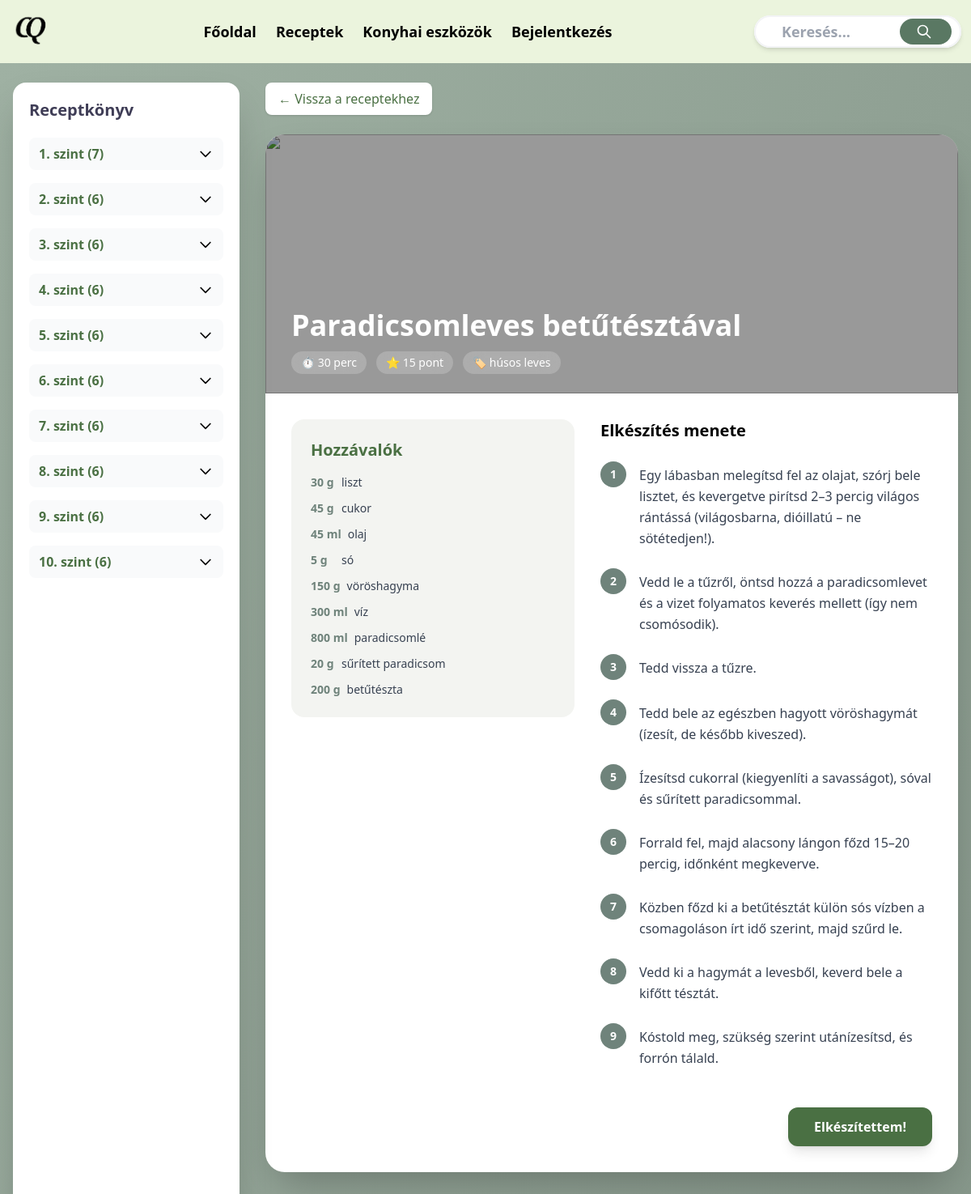
The page /views/receptek/receptek.php?id=18 on the database its author committed.
### tables this page shows
CREATE TABLE `recept` (
  `ReceptID` int(11) NOT NULL,
  `Nev` varchar(150) NOT NULL,
  `Kep` varchar(255) NOT NULL,
  `ElkeszitesiIdo` time NOT NULL,
  `NehezsegiSzintID` int(11) NOT NULL,
  `BegyujthetoPontok` int(11) NOT NULL,
  `Adag` int(11) NOT NULL,
  `Elkeszitesi_leiras` text NOT NULL,
  `ElkeszitesiModID` int(11) NOT NULL,
  `ArkategoriaID` int(11) NOT NULL,
  `AlkategoriaID` int(11) DEFAULT NULL,
  `Kaloria` decimal(6,2) NOT NULL
);

CREATE TABLE `nehezsegiszint` (
  `NehezsegiSzintID` int(11) NOT NULL,
  `Szint` int(11) NOT NULL
);

CREATE TABLE `alkategoria` (
  `AlkategoriaID` int(11) NOT NULL,
  `KategoriaID` int(11) NOT NULL,
  `Alkategoria` varchar(255) NOT NULL
);

CREATE TABLE `recept_hozzavalo` (
  `ReceptID` int(11) NOT NULL,
  `HozzavaloID` int(11) NOT NULL,
  `Mennyiseg` decimal(10,2) NOT NULL,
  `MertekegysegID` int(11) NOT NULL
);

CREATE TABLE `mertekegyseg` (
  `MertekegysegID` int(11) NOT NULL,
  `Elnevezes` varchar(255) NOT NULL
);

CREATE TABLE `hozzavalo` (
  `HozzavaloID` int(11) NOT NULL,
  `Elnevezes` varchar(50) NOT NULL,
  `Kep` varchar(255) DEFAULT NULL
);

### views/receptek/receptek.php (the view, shortened to what this page needs)
<?php
include "../head.php";
$pdo = new PDO("mysql:host=localhost;dbname=cookquest;charset=utf8mb4", "root", "", [
    PDO::ATTR_ERRMODE => PDO::ERRMODE_EXCEPTION,
    PDO::ATTR_DEFAULT_FETCH_MODE => PDO::FETCH_ASSOC
]);
function formatIdo($ido_str)
{
    $parts = explode(':', $ido_str);
    $ora = (int)$parts[0];
    $perc = (int)$parts[1];
    if ($ora > 0) return "$ora óra" . ($perc > 0 ? " $perc perc" : "");
    if ($perc > 0) return "$perc perc";
    return "kevesebb mint 1 perc";
}
function formatMennyiseg($mennyiseg)
{
    if (floor($mennyiseg) == $mennyiseg) return (int)$mennyiseg;
    return rtrim(rtrim(number_format($mennyiseg, 2, '.', ''), '0'), '.');
}
$receptId = isset($_GET['id']) ? (int)$_GET['id'] : null;
$receptek = $pdo->query("
    SELECT
        r.ReceptID, r.Nev, r.Kep, r.ElkeszitesiIdo, r.BegyujthetoPontok,
        r.Elkeszitesi_leiras, n.Szint,
        kat.Kategoria AS FoKategoriaNev,
        alk.Alkategoria AS AlkategoriaNev,
        a.Arkategoria AS ArkategoriaNev
    FROM recept r
    INNER JOIN nehezsegiszint n ON r.NehezsegiSzintID = n.NehezsegiSzintID
    LEFT JOIN alkategoria alk ON r.AlkategoriaID = alk.AlkategoriaID
    LEFT JOIN kategoria kat ON alk.KategoriaID = kat.KategoriaID
    LEFT JOIN arkategoria a ON r.ArkategoriaID = a.ArkategoriaID
    ORDER BY n.Szint, r.Nev
")->fetchAll();
$receptekSzintekSzerint = [];
foreach ($receptek as $r) {
    $szint = $r['Szint'];
    if (!isset($receptekSzintekSzerint[$szint])) {
        $receptekSzintekSzerint[$szint] = [];
    }
    $receptekSzintekSzerint[$szint][] = $r;
}
$recept = null;
$hozzavalok = [];
if ($receptId) {
    $stmt = $pdo->prepare("
        SELECT
            r.*, n.Szint, a.Arkategoria AS ArkategoriaNev,
            kat.Kategoria AS FoKategoriaNev, alk.Alkategoria AS AlkategoriaNev
        FROM recept r
        JOIN nehezsegiszint n ON r.NehezsegiSzintID = n.NehezsegiSzintID
        LEFT JOIN arkategoria a ON r.ArkategoriaID = a.ArkategoriaID
        LEFT JOIN alkategoria alk ON r.AlkategoriaID = alk.AlkategoriaID
        LEFT JOIN kategoria kat ON alk.KategoriaID = kat.KategoriaID
        WHERE r.ReceptID = ?
    ");
    $stmt->execute([$receptId]);
    $recept = $stmt->fetch();
    $stmt = $pdo->prepare("
        SELECT
            h.Elnevezes, rh.Mennyiseg, m.Elnevezes AS Mertekegyseg
        FROM recept_hozzavalo rh
        JOIN hozzavalo h ON rh.HozzavaloID = h.HozzavaloID
        JOIN mertekegyseg m ON rh.MertekegysegID = m.MertekegysegID
        WHERE rh.ReceptID = ?
    ");
    $stmt->execute([$receptId]);
    $hozzavalok = $stmt->fetchAll();
}
?>
<main class="min-h-screen bg-gradient-to-br from-[#9FB1A3] to-[#7F8F83]">
    <div class="max-w-7xl mx-auto py-6 px-4">
        <div class="flex flex-col lg:flex-row lg:gap-8">
            <aside id="sidebar" class="fixed inset-y-0 left-0 z-40 w-80 bg-white shadow-2xl transform -translate-x-full lg:translate-x-0 lg:sticky lg:top-6 lg:h-[calc(100vh-1.5rem)] lg:w-[280px] lg:overflow-y-auto transition-transform duration-300 rounded-r-2xl lg:rounded-2xl">
                <div class="p-5">
                    <div class="flex items-center justify-between mb-5">
                        <h2 class="text-xl font-bold text-[#3F3D56]">Receptkönyv</h2>
                    </div>
                    <?php foreach ($receptekSzintekSzerint as $szint => $lista): ?>
                        <div class="mb-4">
                            <button class="w-full text-left flex items-center justify-between py-2 px-3 bg-gray-50 hover:bg-gray-100 rounded-lg transition szint-sav-cim">
                                <span class="font-semibold text-[#4A7043]"><?= $szint ?>. szint (<span class="szint-darab" data-szint="<?= $szint ?>"><?= count($lista) ?></span>)</span>
                                <svg class="w-5 h-5 transition-transform sav-nyil" fill="none" stroke="currentColor" viewBox="0 0 24 24">
                                    <path stroke-linecap="round" stroke-linejoin="round" stroke-width="2" d="M19 9l-7 7-7-7" />
                                </svg>
                            </button>
                        </div>
                    <?php endforeach; ?>
                </div>
            </aside>
            <section id="receptekTarolo" class="flex-1">
                <?php if (!$recept): ?>
                    <h1 class="text-4xl font-bold text-white mb-8">Receptek</h1>
                    <div id="nincsEredmeny" class="hidden bg-white rounded-2xl shadow-xl p-12 text-center">
                        <div class="text-6xl mb-4">🔍</div>
                        <h3 class="text-xl font-semibold text-gray-700">Nincs ilyen recept...</h3>
                    </div>
                    <?php foreach ($receptekSzintekSzerint as $szint => $lista): ?>
                        <div class="mb-16 szint-blokk" data-szint="<?= $szint ?>">
                            <h2 class="text-3xl font-bold text-white mb-6 border-b border-white/40 pb-3">
                                <?= $szint ?>. szint – <span class="szint-darab-fo" data-szint="<?= $szint ?>"><?= count($lista) ?></span> recept
                            </h2>
                            <div class="grid grid-cols-1 sm:grid-cols-2 lg:grid-cols-3 gap-6">
                                <?php foreach ($lista as $r): ?>
                                    <a href="receptek.php?id=<?= $r['ReceptID'] ?>"
                                        class="recept-kartya bg-white rounded-2xl shadow-xl overflow-hidden hover:-translate-y-1 transition block"
                                        data-recept-id="<?= $r['ReceptID'] ?>"
                                        data-nev="<?= mb_strtolower(htmlspecialchars($r['Nev'])) ?>"
                                        data-fokategoria="<?= htmlspecialchars($r['FoKategoriaNev'] ?? 'Nem kategorizált') ?>"
                                        data-alkategoria="<?= htmlspecialchars($r['AlkategoriaNev'] ?? 'Egyéb') ?>">
                                        <img src="<?= htmlspecialchars($r['Kep']) ?>" class="w-full h-48 object-cover">
                                        <div class="p-5">
                                            <div class="flex justify-between text-xs text-gray-500 mb-2 font-semibold">
                                                <span class="text-[#6F837B] uppercase"><?= htmlspecialchars($r['AlkategoriaNev'] ?? 'Egyéb') ?></span>
                                                <span>⭐ <?= $r['BegyujthetoPontok'] ?> pont</span>
                                            </div>
                                            <h2 class="text-lg font-bold mb-2 text-gray-800"><?= htmlspecialchars($r['Nev']) ?></h2>
                                            <div class="flex justify-between text-sm text-gray-600">
                                                <span>⏱ <?= formatIdo($r['ElkeszitesiIdo']) ?></span>
                                                <span>💰 <?= htmlspecialchars($r['ArkategoriaNev'] ?? 'Nincs') ?></span>
                                            </div>
                                        </div>
                                    </a>
                                <?php endforeach; ?>
                            </div>
                        </div>
                    <?php endforeach; ?>
                <?php else: ?>
                    <a href="receptek.php" class="inline-flex items-center gap-2 mb-6 px-4 py-2 bg-white rounded-lg shadow hover:bg-gray-100 transition font-medium text-[#4A7043]">
                        ← Vissza a receptekhez
                    </a>
                    <div class="bg-white rounded-3xl shadow-2xl overflow-hidden">
                        <div class="relative h-80">
                            <img src="<?= htmlspecialchars($recept['Kep']) ?>" class="absolute inset-0 w-full h-full object-cover">
                            <div class="absolute inset-0 bg-black/40"></div>
                            <div class="absolute bottom-6 left-8 text-white">
                                <h1 class="text-4xl font-bold mb-3"><?= htmlspecialchars($recept['Nev']) ?></h1>
                                <div class="flex flex-wrap gap-3 text-sm">
                                    <span class="px-3 py-1 bg-white/20 backdrop-blur-md rounded-full">⏱ <?= formatIdo($recept['ElkeszitesiIdo']) ?></span>
                                    <span class="px-3 py-1 bg-white/20 backdrop-blur-md rounded-full">⭐ <?= $recept['BegyujthetoPontok'] ?> pont</span>
                                    <span class="px-3 py-1 bg-white/20 backdrop-blur-md rounded-full">🏷 <?= htmlspecialchars($recept['AlkategoriaNev']) ?></span>
                                </div>
                            </div>
                        </div>
                        <div class="p-8 grid grid-cols-1 lg:grid-cols-[350px_1fr] gap-8">
                            <div class="bg-[#F3F4F1] rounded-2xl p-6 h-fit">
                                <h2 class="text-xl font-bold mb-4 text-[#4A7043] flex items-center gap-2">Hozzávalók</h2>
                                <ul class="space-y-3 text-sm">
                                    <?php foreach ($hozzavalok as $h): ?>
                                        <li class="flex gap-2 items-start ">
                                            <span class="font-bold text-[#6F837B] min-w-[30px]"><?= formatMennyiseg($h['Mennyiseg']) ?> <?= htmlspecialchars($h['Mertekegyseg']) ?></span>
                                            <span class="text-gray-700"><?= htmlspecialchars($h['Elnevezes']) ?></span>
                                        </li>
                                    <?php endforeach; ?>
                                </ul>
                            </div>
                            <div>
                                <h2 class="text-xl font-bold mb-6 flex items-center gap-2">Elkészítés menete</h2>
                                <ol class="space-y-6 text-gray-700">
                                    <?php
                                    $lepesek = explode("\n", $recept['Elkeszitesi_leiras']);
                                    $i = 1;
                                    foreach ($lepesek as $lepes):
                                    ?>
                                        <li class="flex gap-4 group">
                                            <span class="w-8 h-8 flex items-center justify-center shrink-0 rounded-full bg-[#6F837B] text-white text-sm font-bold">
                                                <?= $i++ ?>
                                            </span>
                                            <p class="leading-relaxed pt-1"><?= htmlspecialchars($lepes) ?></p>
                                        </li>
                                    <?php endforeach; ?>
                                </ol>
                                <div class="mt-12 flex justify-end">
                                    <button class="bg-[#4A7043] text-white px-8 py-3 rounded-xl font-bold shadow-lg hover:bg-[#3d5c37] transition-all transform hover:scale-105">
                                        Elkészítettem!
                                    </button>
                                </div>
                            </div>
                        </div>
                    </div>
                <?php endif; ?>
            </section>
        </div>
    </div>
</main>
<?php include "../footer.php"; ?>

### rows shown on the page
recept: NehezsegiSzintID.Szint "10", count($lista) "6"
recept: Nev "Paradicsomleves betűtésztával", ElkeszitesiIdo "30 perc", BegyujthetoPontok "15", AlkategoriaID.Alkategoria "húsos leves", Elkeszitesi_leiras "Egy lábasban melegítsd fel az olajat, szórj bele lisztet, és kevergetve pirítsd 2–3 percig világos rántássá (világosbarna, dióillatú – ne sötétedjen!).", Elkeszitesi_leiras "Vedd le a tűzről, öntsd hozzá a paradicsomlevet és a vizet folyamatos keverés mellett (így nem csomósodik).", Elkeszitesi_leiras "Tedd vissza a tűzre.", Elkeszitesi_leiras "Tedd bele az egészben hagyott vöröshagymát (ízesít, de később kiveszed).", Elkeszitesi_leiras "Ízesítsd cukorral (kiegyenlíti a savasságot), sóval és sűrített paradicsommal.", Elkeszitesi_leiras "Forrald fel, majd alacsony lángon főzd 15–20 percig, időnként megkeverve.", Elkeszitesi_leiras "Közben főzd ki a betűtésztát külön sós vízben a csomagoláson írt idő szerint, majd szűrd le.", Elkeszitesi_leiras "Vedd ki a hagymát a levesből, keverd bele a kifőtt tésztát.", Elkeszitesi_leiras "Kóstold meg, szükség szerint utánízesítsd, és forrón tálald."
recept_hozzavalo: Mennyiseg "30", MertekegysegID.Elnevezes "g", HozzavaloID.Elnevezes "liszt"
recept_hozzavalo: Mennyiseg "45", MertekegysegID.Elnevezes "g", HozzavaloID.Elnevezes "cukor"
recept_hozzavalo: Mennyiseg "45", MertekegysegID.Elnevezes "ml", HozzavaloID.Elnevezes "olaj"
recept_hozzavalo: Mennyiseg "5", MertekegysegID.Elnevezes "g", HozzavaloID.Elnevezes "só"
recept_hozzavalo: Mennyiseg "150", MertekegysegID.Elnevezes "g", HozzavaloID.Elnevezes "vöröshagyma"
recept_hozzavalo: Mennyiseg "300", MertekegysegID.Elnevezes "ml", HozzavaloID.Elnevezes "víz"
recept_hozzavalo: Mennyiseg "800", MertekegysegID.Elnevezes "ml", HozzavaloID.Elnevezes "paradicsomlé"
recept_hozzavalo: Mennyiseg "20", MertekegysegID.Elnevezes "g", HozzavaloID.Elnevezes "sűrített paradicsom"
recept_hozzavalo: Mennyiseg "200", MertekegysegID.Elnevezes "g", HozzavaloID.Elnevezes "betűtészta"

### other values the page prints
$szint "1"
count($lista) "7"
$szint "2"
count($lista) "6"
$szint "3"
$szint "4"
$szint "5"
$szint "6"
$szint "7"
$szint "8"
$szint "9"
